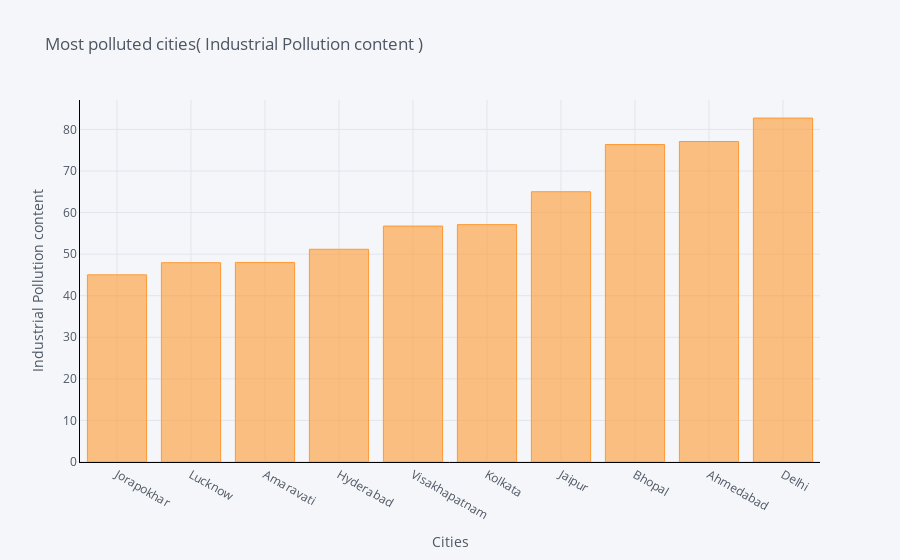
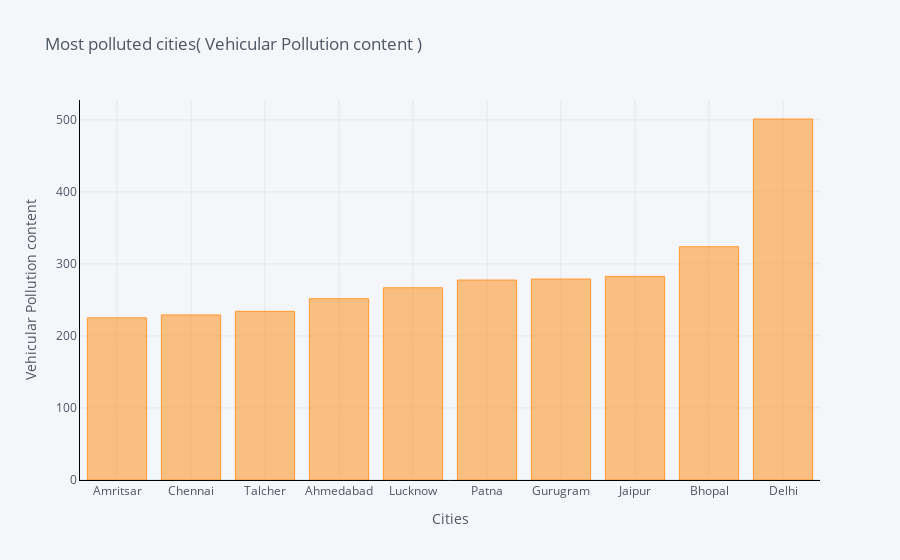

Notebook code cell kept with these figures, in order:
### Code cell
def max_bar_plot(var):
    x1 = df[['City',var]].groupby(["City"]).median().sort_values(by = var,
    ascending = True).tail(10).iplot(kind='bar', xTitle='Cities',yTitle=var, 
                                     linecolor='black', title='{2} {1} {0}'.format(")",var,' Most polluted cities('))

p1 = max_bar_plot('Industrial Pollution content')
p2 = max_bar_plot('Vehicular Pollution content')

### Figure 1 — Plotly figure (JSON) as saved in the notebook; plotly's stock layout.template omitted (floating-point values rounded to 4 significant figures)
{"data": [{"marker": {"color": "rgba(255, 153, 51, 0.6)", "line": {"color": "rgba(255, 153, 51, 1.0)", "width": 1}}, "name": "Industrial Pollution content", "orientation": "v", "text": "", "x": ["Jorapokhar", "Lucknow", "Amaravati", "Hyderabad", "Visakhapatnam", "Kolkata", "Jaipur", "Bhopal", "Ahmedabad", "Delhi"], "y": [45.02, 47.94, 48.0, 51.17, 56.75, 57.1, 65.01, 76.37, 77.09, 82.72], "type": "bar"}], "layout": {"legend": {"bgcolor": "#F5F6F9", "font": {"color": "#4D5663"}}, "paper_bgcolor": "#F5F6F9", "plot_bgcolor": "#F5F6F9", "title": {"font": {"color": "#4D5663"}, "text": " Most polluted cities( Industrial Pollution content )"}, "xaxis": {"gridcolor": "#E1E5ED", "linecolor": "black", "showgrid": true, "tickfont": {"color": "#4D5663"}, "title": {"font": {"color": "#4D5663"}, "text": "Cities"}, "zerolinecolor": "#E1E5ED", "type": "category", "range": [-0.5, 9.5], "autorange": true}, "yaxis": {"gridcolor": "#E1E5ED", "linecolor": "black", "showgrid": true, "tickfont": {"color": "#4D5663"}, "title": {"font": {"color": "#4D5663"}, "text": "Industrial Pollution content"}, "zerolinecolor": "#E1E5ED", "type": "linear", "range": [0, 87.08], "autorange": true}, "autosize": true}}

### Figure 2 — Plotly figure (JSON) as saved in the notebook; plotly's stock layout.template omitted (floating-point values rounded to 4 significant figures)
{"data": [{"marker": {"color": "rgba(255, 153, 51, 0.6)", "line": {"color": "rgba(255, 153, 51, 1.0)", "width": 1}}, "name": "Vehicular Pollution content", "orientation": "v", "text": "", "x": ["Amritsar", "Chennai", "Talcher", "Ahmedabad", "Lucknow", "Patna", "Gurugram", "Jaipur", "Bhopal", "Delhi"], "y": [225.1, 229.2, 234.2, 251.7, 266.9, 277.6, 279.0, 282.8, 323.9, 501.2], "type": "bar"}], "layout": {"legend": {"bgcolor": "#F5F6F9", "font": {"color": "#4D5663"}}, "paper_bgcolor": "#F5F6F9", "plot_bgcolor": "#F5F6F9", "title": {"font": {"color": "#4D5663"}, "text": " Most polluted cities( Vehicular Pollution content )"}, "xaxis": {"gridcolor": "#E1E5ED", "linecolor": "black", "showgrid": true, "tickfont": {"color": "#4D5663"}, "title": {"font": {"color": "#4D5663"}, "text": "Cities"}, "zerolinecolor": "#E1E5ED", "type": "category", "range": [-0.5, 9.5], "autorange": true}, "yaxis": {"gridcolor": "#E1E5ED", "linecolor": "black", "showgrid": true, "tickfont": {"color": "#4D5663"}, "title": {"font": {"color": "#4D5663"}, "text": "Vehicular Pollution content"}, "zerolinecolor": "#E1E5ED", "type": "linear", "range": [0, 527.6], "autorange": true}, "autosize": true}}
